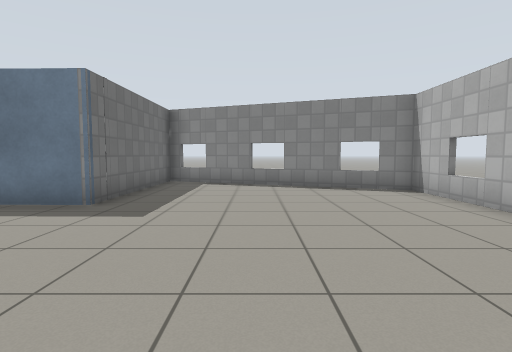
View 1 (above)

16 first-person views from a walk through a world built for the Gazebo simulator. The camera is 0.94 m above the floor, tilts 4° down and sees 80° across. The floor is counted in squares, 1 m on a side. Each view is taken from the middle of a square. On the plan, view 1 faces up. The plan holds only what a view shows up to about 11 squares ahead; the rest is blank. Simple patterns stand in for the simulator's built-in surfaces.

View 2
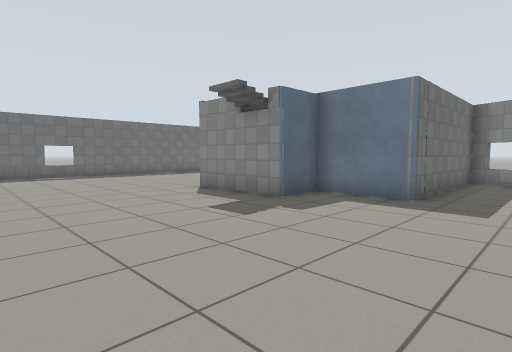

View 3
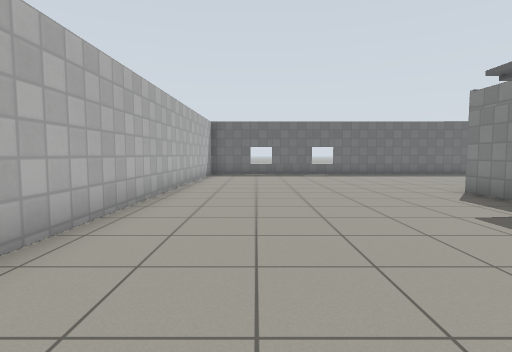

View 4
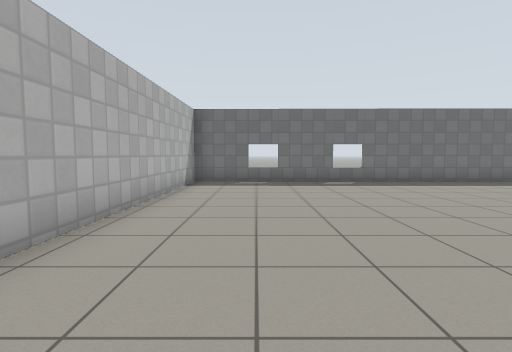

View 5
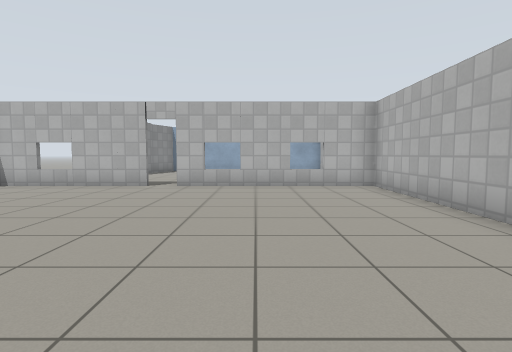

View 6
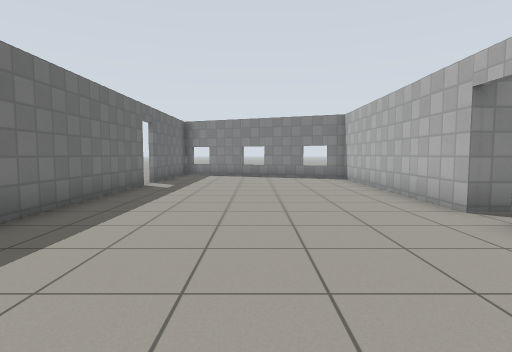

View 7
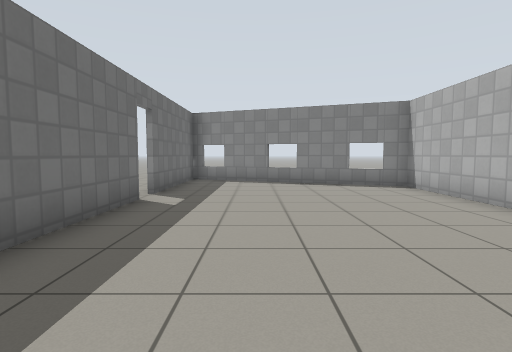

View 8
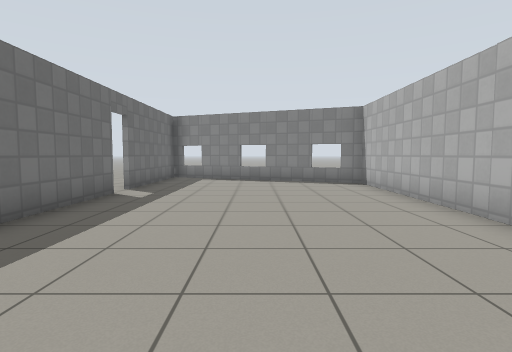

View 9
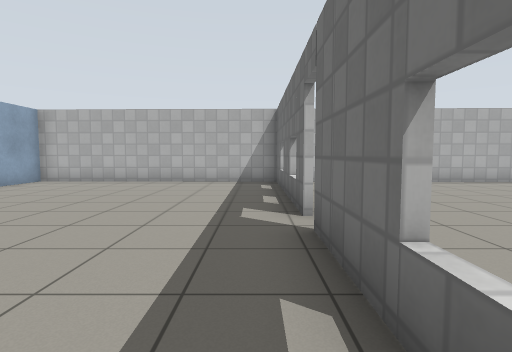

View 10
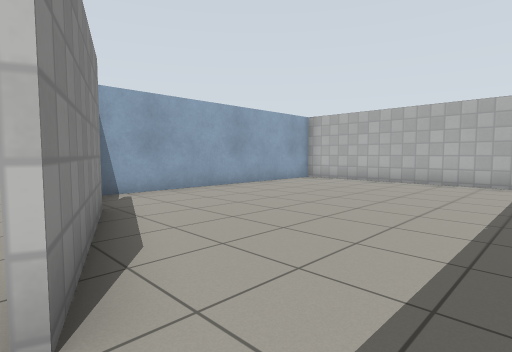

View 11
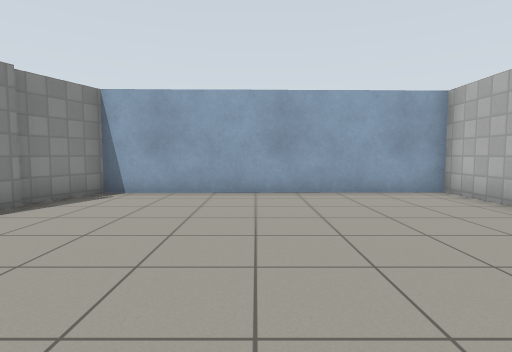

View 12
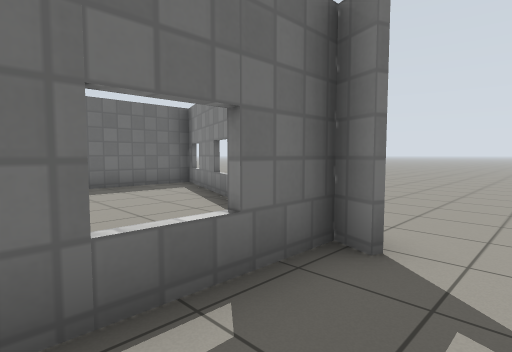

View 13
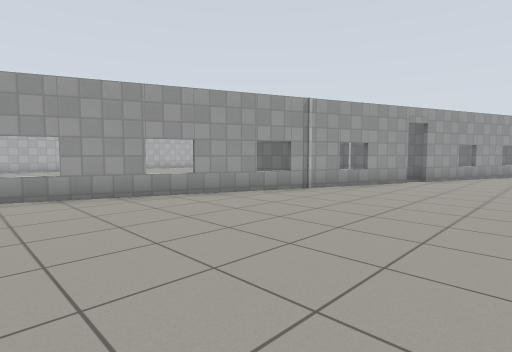

View 14
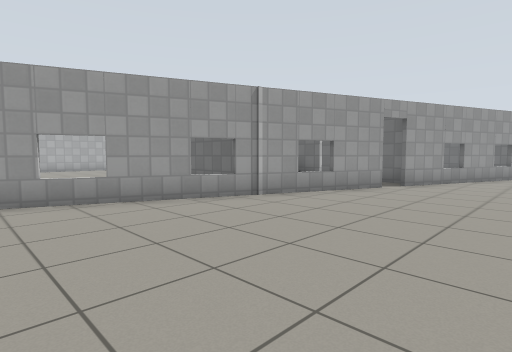

View 15
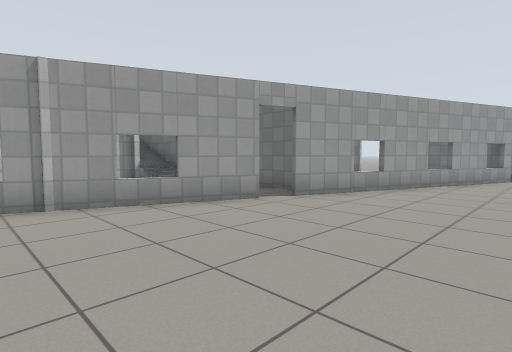

View 16
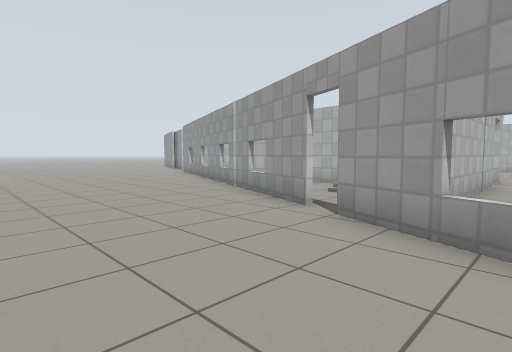

### Floor plan
Ten units are one square. View 1 is at (0, 0); x grows to the right and y downward. Boxes are objects, and circles mark ways between rooms. Rooms are numbered by the first view taken in them; rooms with no view inside come last. Other rooms are left out.
<svg viewBox="-161 -164 292 206">
<path fill="none" stroke="#000" d="M-69 -42 -86 -42 -86 -50M-86 -58 -85 -130 -139 -151M-30 -111 -31 -56 -54 -57 -54 -42 -59 -42M41 -33 41 -80M48 -77 -31 -108M-155 -104 -156 31 41 35 41 -24M-154 -156 -154 -112M43 -80 43 -65M-68 -124 34 -84M-155 -159 -75 -127M43 -25 43 35 126 37 124 -47 106 -54M105 -52 65 -67M43 -65 43 -33M-68 -103 -68 -66M-32 -97 -32 -104M-57 -82 -39 -81M-84 -124 -84 -107"/>
<circle cx="40" cy="-30" r="3" fill="#2a7"/>
<circle cx="55" cy="-60" r="3" fill="#2a7"/>
<circle cx="-70" cy="-125" r="3" fill="#2a7"/>
<text x="-60" y="-30">1</text>
<text x="30" y="-130">2</text>
<text x="80" y="-10">3</text>
<text x="-50" y="-100">4</text>
</svg>
Room 1 opens to room 3. Room 2 opens to room 3. Room 2 opens to room 4.

Where each view was taken, in squares from view 1:
view 1: 0 up, 0 right, facing up
view 2: 1 down, 1 left, facing up-left
view 3: 1 down, 1 left, facing left
view 4: 1 down, 5 left, facing left
view 5: 0 up, 5 left, facing right
view 6: 1 up, 12 left, facing up
view 7: 4 up, 13 left, facing up
view 8: 3 up, 12 left, facing up
view 9: 7 up, 5 right, facing down
view 10: 7 up, 5 right, facing down-right
view 11: 1 up, 5 right, facing right
view 12: 5 up, 6 right, facing up-left
view 13: 16 up, 4 right, facing down-left
view 14: 16 up, 2 right, facing down-left
view 15: 17 up, 2 left, facing down-left
view 16: 17 up, 10 left, facing down-right
